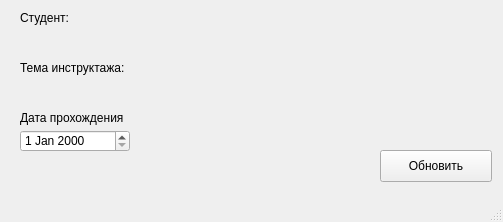
<?xml version="1.0" encoding="UTF-8"?>
<ui version="4.0">
 <class>MainWindow</class>
 <widget class="QMainWindow" name="MainWindow">
  <property name="geometry">
   <rect>
    <x>0</x>
    <y>0</y>
    <width>503</width>
    <height>222</height>
   </rect>
  </property>
  <property name="windowTitle">
   <string>Редактировать дату прохождение инструктажа студентом</string>
  </property>
  <widget class="QWidget" name="centralwidget">
   <widget class="QLabel" name="label">
    <property name="geometry">
     <rect>
      <x>20</x>
      <y>10</y>
      <width>91</width>
      <height>16</height>
     </rect>
    </property>
    <property name="text">
     <string>Cтудент:</string>
    </property>
   </widget>
   <widget class="QLabel" name="label_2">
    <property name="geometry">
     <rect>
      <x>20</x>
      <y>60</y>
      <width>161</width>
      <height>16</height>
     </rect>
    </property>
    <property name="text">
     <string>Тема инструктажа:</string>
    </property>
   </widget>
   <widget class="QDateEdit" name="dateEdit">
    <property name="geometry">
     <rect>
      <x>20</x>
      <y>130</y>
      <width>110</width>
      <height>22</height>
     </rect>
    </property>
   </widget>
   <widget class="QLabel" name="label_3">
    <property name="geometry">
     <rect>
      <x>20</x>
      <y>110</y>
      <width>161</width>
      <height>16</height>
     </rect>
    </property>
    <property name="text">
     <string>Дата прохождения</string>
    </property>
   </widget>
   <widget class="QPushButton" name="pushButton">
    <property name="geometry">
     <rect>
      <x>380</x>
      <y>150</y>
      <width>112</width>
      <height>32</height>
     </rect>
    </property>
    <property name="text">
     <string>Обновить</string>
    </property>
   </widget>
   <widget class="QLabel" name="label_4">
    <property name="geometry">
     <rect>
      <x>20</x>
      <y>30</y>
      <width>411</width>
      <height>16</height>
     </rect>
    </property>
    <property name="text">
     <string/>
    </property>
   </widget>
   <widget class="QLabel" name="label_5">
    <property name="geometry">
     <rect>
      <x>20</x>
      <y>80</y>
      <width>401</width>
      <height>16</height>
     </rect>
    </property>
    <property name="text">
     <string/>
    </property>
   </widget>
  </widget>
  <widget class="QStatusBar" name="statusbar"/>
 </widget>
 <resources/>
 <connections/>
</ui>
